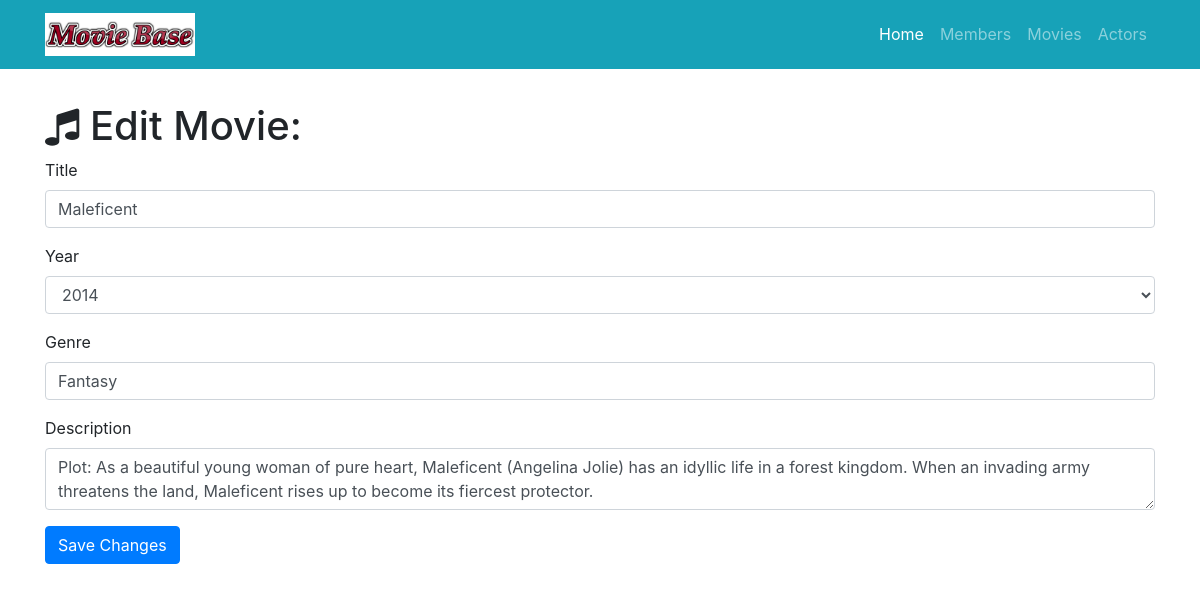
The page /movie/edit/2 on the database its author committed.
### project.py (models this page shows)
class Movie(db.Model):
    __tablename__ = 'movies'
    id = db.Column(db.Integer, primary_key=True)
    title = db.Column(db.String(256))
    year = db.Column(db.Integer)
    genre = db.Column(db.String(64))
    description = db.Column(db.String(256))
    actors = db.relationship('Actor', backref='movie', cascade="delete")

### project.py (the view, shortened to what this page needs)
@app.route('/movie/edit/<int:id>', methods=['GET', 'POST'])
def edit_movie(id):
    movie = Movie.query.filter_by(id=id).first()
    if request.method == 'GET':
        return render_template('movie-edit.html', movie=movie)

### templates/movie-edit.html (shortened to what this page needs)
{% extends "home-base.html"%}
{% block head%}
  {{super()}}
{% endblock %}
{% block page_content%}
  <div class="container">
    <h1 class="mt-5"><i class="fa fa-music" aria-hidden="true"></i> Edit Movie:</h1>
    <form action="/movie/edit/{{movie.id}}" method="post">
      <div class="form-group">
        <label>Title</label>
        <input class="form-control" type="text" name="title" placeholder="{{movie.title}}" value="{{movie.title}}" required="true">
      </div>
      <div class="form-group">
        <label>Year</label>
              <select class="form-control" name="year" placeholder="{{movie.year}}">
                {% for i in range(1900, 2021) %}
                  {% if i == movie.year %}
                    <option selected="selected">{{i}}</option>
                  {% else %}
                    <option>{{i}}</option>
                  {% endif %}
                {% endfor %}
              </select>
            </div>
      <div class="form-group">
        <label>Genre</label>
              <input class="form-control" type="text" name="genre" placeholder="{{movie.genre}}" value="{{movie.genre}}" required="true">
            </div>
      <div class="form-group">
        <label>Description</label>
        <textarea class="form-control" name="description" placeholder="{{movie.description}}" required="true">{{movie.description}}</textarea>
      </div>
      <button type="submit" class="btn btn-primary">Save Changes</button>
    </form>
  </div>
{% endblock%}

### templates/movie-edit.html (style rules this page uses)
body { padding-top: 54px; }

### rows shown on the page
Movie: title "Maleficent", year "2014", genre "Fantasy", description "Plot: As a beautiful young woman of pure heart, Maleficent (Angelina Jolie) has an idyllic life in a forest kingdom. When an invading army threatens the land, Maleficent rises up to become its fiercest protector."
